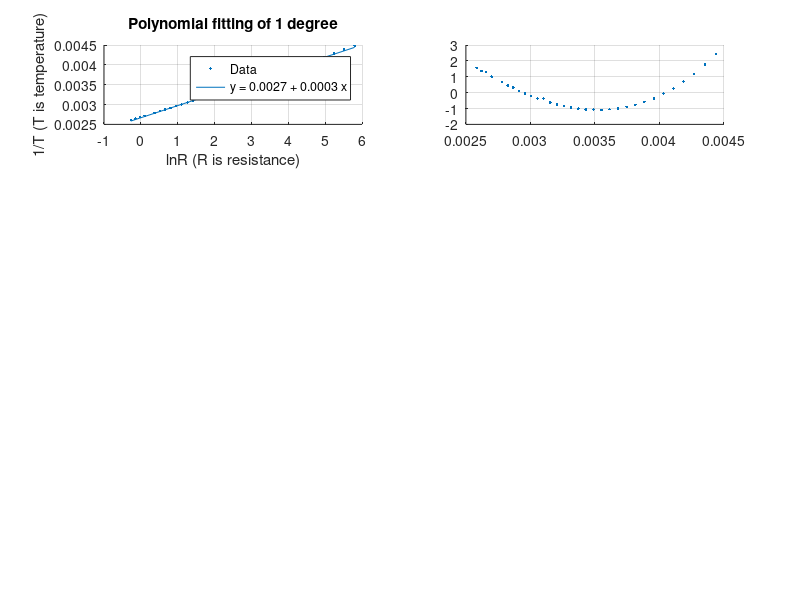

Source code (MATLAB): (Note: this script raises an error after producing the figure.)
%% Psarras Dimitrios
% Chapter 5: Exercise 7

clear; clc; close all;

data = [0.76 110;...
    0.86 105;...
    0.97 100;...
    1.11 95;...
    1.45 85;...
    1.67 80;...
    1.92 75;...
    2.23 70;...
    2.59 65;...
    3.02 60;...
    3.54 55;...
    4.13 50;...
    4.91 45;...
    5.83 40;...
    6.94 35;...
    8.31 30;...
    10.00 25;...
    12.09 20;...
    14.68 15;...
    17.96 10;...
    22.05 5;...
    27.28 0;...
    33.89 -5;...
    42.45 -10;...
    53.39 -15;...
    67.74 -20;...
    86.39 -25;...
    111.30 -30;...
    144.00 -35;...
    188.40 -40;...
    247.50 -45;...
    329.20 -50];

R = data(:,1);
T = data(:,2);
x_data = log(R);
y_data = 1./(T+273.15);
n = length(x_data);

%% Polynomial Fit of 1st degree

k = 1;
alpha = 0.5;
x = [ones(n,1) x_data];
[b,bint] = regress(y_data,x,alpha);
y = x * b;
e_i = y_data - y;
s_e_i = sqrt((1/(n-k-1))*sum((e_i).^2));
e_i_n = e_i./s_e_i;

subplot(4,2,1);
hold on;
grid on;
scatter(x_data, y_data,'.');
plot(x_data,y);
title(['Polynomial fitting of ', num2str(k),' degree'])
xlabel('lnR (R is resistance)')
ylabel('1/T (T is temperature)')
legend('Data', sprintf('y = %.4f + %.4f x', b(1), b(2)));

subplot(4,2,2);
hold on;
grid on;
scatter(y,e_i_n,'.');
yline(2,'r');
yline(-2,'r');
title('Diagnostic Plot')
xlabel('1/T (T is temperature)')
ylabel('e_{i}^*')

%% Polynomial Fit of 2nd degree

k = 2;
alpha = 0.5;
x = [ones(n,1) x_data x_data.^2];
[b,bint] = regress(y_data,x,alpha);
y = x * b;
e_i = y_data - y;
s_e_i = sqrt((1/(n-k-1))*sum((e_i).^2));
e_i_n = e_i./s_e_i;


subplot(4,2,3);
hold on;
grid on;
scatter(x_data, y_data,'.');
plot(x_data,y);
title(['Polynomial fitting of ', num2str(k),' degree']);
xlabel('lnR (R is resistance)')
ylabel('1/T (T is temperature)')
legend('Data', sprintf('y = %.4f + %.4f x + %.4f x^2', b(1), b(2), b(3)));

subplot(4,2,4);
hold on;
grid on;
scatter(y,e_i_n,'.');
yline(2,'r');
yline(-2,'r');
title('Diagnostic Plot')
xlabel('lnR (R is resistance)')
ylabel('e_{i}^*')

%% 

k = 3;
alpha = 0.5;
x = [ones(n,1) x_data x_data.^2 x_data.^3];
[b,bint] = regress(y_data,x,alpha);
y = x * b;
e_i = y_data - y;
s_e_i = sqrt((1/(n-k-1))*sum((e_i).^2));
e_i_n = e_i./s_e_i;


subplot(4,2,5);
hold on;
grid on;
scatter(x_data, y_data,'.');
plot(x_data,y);
title(['Polynomial fitting of ', num2str(k),' degree']);
xlabel('lnR (R is resistance)')
ylabel('1/T (T is temperature)')
legend('Data', sprintf('y = %.4f + %.4f x + %.4f x^2 + %.4f x^3', b(1), b(2), b(3), b(4)));

subplot(4,2,6);
hold on;
grid on;
scatter(y,e_i_n,'.');
yline(2,'r');
yline(-2,'r');
title('Diagnostic Plot')
xlabel('1/T (T is temperature)')
ylabel('e_{i}^*')

%%

k = 4;
alpha = 0.5;
x = [ones(n,1) x_data x_data.^2 x_data.^3 x_data.^4];
[b,bint] = regress(y_data,x,alpha);
y = x * b;
e_i = y_data - y;
s_e_i = sqrt((1/(n-k-1))*sum((e_i).^2));
e_i_n = e_i./s_e_i;


subplot(4,2,7);
hold on;
grid on;
scatter(x_data, y_data,'.');
plot(x_data,y);
title(['Polynomial fitting of ', num2str(k),' degree']);
xlabel('lnR (R is resistance)')
ylabel('1/T (T is temperature)')
legend('Data', sprintf('y = %.4f + %.4f x + %.4f x^2 + %.4f x^3  %.4f x^4', b(1), b(2), b(3), b(4),b(5)));

subplot(4,2,8);
hold on;
grid on;
scatter(y,e_i_n,'.');
yline(2,'r');
yline(-2,'r');
title('Diagnostic Plot')
xlabel('1/T (T is temperature)')
ylabel('e_{i}^*')

%% Steinhart - Hart Model

k = 3;
alpha = 0.5;
x = [ones(n,1) x_data x_data.^2 x_data.^3];
[b,bint] = regress(y_data,x,alpha);
y = x * b;
e_i = y_data - y;
s_e_i = sqrt((1/(n-k-1))*sum((e_i).^2));
e_i_n = e_i./s_e_i;

figure()
subplot(2,2,1);
hold on;
grid on;
scatter(x_data, y_data,'.');
plot(x_data,y);
title(['Polynomial fitting of ', num2str(k),' degree']);
xlabel('lnR (R is resistance)')
ylabel('1/T (T is temperature)')
legend('Data', sprintf('y = %.4f + %.4f x + %.4f x^2 + %.4f x^3  %.4f x^4', b(1), b(2), b(3), b(4)));

subplot(2,2,2);
hold on;
grid on;
scatter(y,e_i_n,'.');
yline(2,'r');
yline(-2,'r');
title('Diagnostic Plot')
xlabel('1/T (T is temperature)')
ylabel('e_{i}^*')

alpha = 0.5;
x = [ones(n,1) x_data x_data.^3];
[b,bint] = regress(y_data,x,alpha);
y = x * b;
e_i = y_data - y;
s_e_i = sqrt((1/(n-k-1))*sum((e_i).^2));
e_i_n = e_i./s_e_i;

fprintf('The Steinhart - Hart model returns the b coefficients:\nb0 = %.10f, b1 = %.10f, b3 = %.10f', b(1), b(2), b(3));

subplot(2,2,3);
hold on;
grid on;
scatter(x_data, y_data,'.');
plot(x_data,y);
title('The Steinhart - Hart Model');
xlabel('lnR (R is resistance)')
ylabel('1/T (T is temperature)')
legend('Data', sprintf('y = %.4f + %.4f x + %.4f x^3', b(1), b(2), b(3)));

subplot(2,2,4);
hold on;
grid on;
scatter(y,e_i_n,'.');
yline(2,'r');
yline(-2,'r');
title('Diagnostic Plot')
xlabel('1/T (T is temperature)')
ylabel('e_{i}^*')